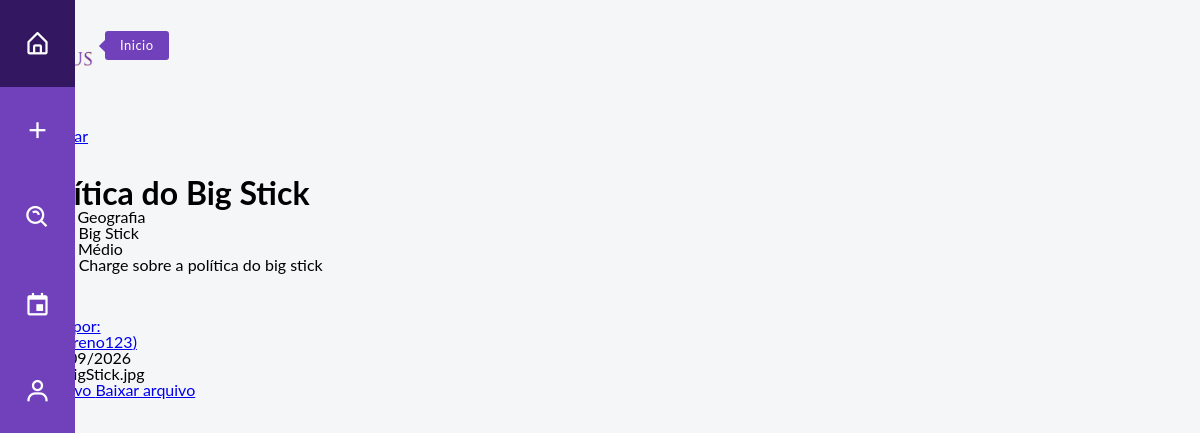
The page /front/material.php?id=3 on the database its author committed.
### tables this page shows
CREATE TABLE MATERIAL(
    ID_MATERIAL INT NOT NULL PRIMARY KEY AUTO_INCREMENT,
    COD_USU INT NOT NULL,
    COD_CONTEUDO INT NOT NULL,
    COD_NIVEL INT NOT NULL,
    TITULO_MATERIA VARCHAR(100) NOT NULL,
    CAMINHO_ARQUIVO VARCHAR(255) NOT NULL,
    NOME_ARQUIVO VARCHAR(255) NOT NULL,
    DATA_CAD DATETIME NOT NULL,
    STATUS_MATERIA VARCHAR(10) NOT NULL,
    DESCRICAO_MATERIA VARCHAR(300),

    FOREIGN KEY (COD_USU) REFERENCES USUARIO(ID_USU),
    FOREIGN KEY (COD_CONTEUDO) REFERENCES CONTEUDO(ID_CONTEUDO),
    FOREIGN KEY (COD_NIVEL) REFERENCES NIVEL_ENSINO(ID_NIVEL)
);

CREATE TABLE DISCIPLINA(
    ID_DISCI INT NOT NULL PRIMARY KEY AUTO_INCREMENT,
    NOME_DISCI VARCHAR(30) NOT NULL
);

CREATE TABLE CONTEUDO(
    ID_CONTEUDO INT NOT NULL PRIMARY KEY AUTO_INCREMENT,
    COD_DISCI INT NOT NULL,
    NOME_CONTEUDO VARCHAR(30),

    FOREIGN KEY (COD_DISCI) REFERENCES DISCIPLINA(ID_DISCI)
);

CREATE TABLE NIVEL_ENSINO(
    ID_NIVEL INT NOT NULL PRIMARY KEY AUTO_INCREMENT,
    NOME_NIVEL VARCHAR(30) NOT NULL
);

CREATE TABLE USUARIO(
    ID_USU INT NOT NULL PRIMARY KEY AUTO_INCREMENT,
    NOME_USU VARCHAR(50) NOT NULL,
    EMAIL_USU VARCHAR(60) NOT NULL,
    SENHA_USU VARCHAR(255) NOT NULL,
    USERNAME VARCHAR(20) NOT NULL,
    DESCRICAO_USU VARCHAR(200),
    FOTO_USU VARCHAR(255)
);

### front/material.php (the view, shortened to what this page needs)
<?php
include '../php/conexao.php';
$id_material = $_GET['id'] ?? '';
$sql = "SELECT MATERIAL.*, CONTEUDO.NOME_CONTEUDO, DISCIPLINA.NOME_DISCI,
            NIVEL_ENSINO.NOME_NIVEL, USUARIO.NOME_USU, USUARIO.USERNAME, USUARIO.FOTO_USU
        FROM MATERIAL
        INNER JOIN CONTEUDO ON MATERIAL.COD_CONTEUDO = CONTEUDO.ID_CONTEUDO
        INNER JOIN DISCIPLINA ON CONTEUDO.COD_DISCI = DISCIPLINA.ID_DISCI
        INNER JOIN NIVEL_ENSINO ON MATERIAL.COD_NIVEL = NIVEL_ENSINO.ID_NIVEL
        INNER JOIN USUARIO ON MATERIAL.COD_USU = USUARIO.ID_USU
        WHERE MATERIAL.ID_MATERIAL = ?";
$stmt = $conexao->prepare($sql);
$stmt->bind_param("i", $id_material);
$stmt->execute();
$resultado = $stmt->get_result();
$material = $resultado->fetch_assoc();
$acessoNegado = false;
?>
<!DOCTYPE html>
<html lang="pt-BR">
<head>
    <link rel="stylesheet" href="../css/navbar.css">
    <link href='https://unpkg.com/boxicons@2.1.4/css/boxicons.min.css' rel='stylesheet'>
    <link rel="stylesheet" href="../css/typeahead.css">
</head>
<body>
<nav class="sidebar-navigation">
    <ul>
        <li>
            <a href="../index.php">
                <i class="bx bx-home-alt"></i>
                <span class="tooltip">Inicio</span>
            </a>
        </li>
        <li>
            <a href="criar.php">
                <i class="bx bx-plus"></i>
            </a>
        </li>
        <li>
            <a href="pesquisar.php">
                <i class="bx bx-search-alt"></i>
            </a>
        </li>
        <li>
            <a href="planejamento.php">
                <i class="bx bx-calendar-event"></i>
            </a>
        </li>
        <li>
            <a href="perfil.php">
                <i class="bx bx-user"></i>
            </a>
        </li>
    </ul>
</nav>
<div class="topbar">
    <div class="logo">
    </div>
    <div class="user">
        <?php
        if(empty($_SESSION['id_usuario'])){
            $foto = '../img/user.webp';
            echo "<a href='logar.php'><img src='$foto' class='fotoPerfil'></a>";
            echo "<a href='logar.php'>Entrar</a>";
        }
        ?>
    </div>
</div>
<main class="area-material">
    <a href="javascript:history.back()" class="voltar">
    </a>
    <?php if(!$acessoNegado){ ?>
    <div class="material">
        <h1>
            <?php echo htmlspecialchars($material['TITULO_MATERIA']); ?>
        </h1>
        <p>
            <strong>Disciplina:</strong>
            <?php echo htmlspecialchars($material['NOME_DISCI']); ?>
        </p>
        <p>
            <strong>Conteúdo:</strong>
            <?php echo htmlspecialchars($material['NOME_CONTEUDO']); ?>
        </p>
        <p>
            <strong>Nível:</strong>
            <?php echo htmlspecialchars($material['NOME_NIVEL']); ?>
        </p>
        <?php if(!empty($material['DESCRICAO_MATERIA'])){ ?>
            <p>
                <strong>Descrição:</strong>
                <?php echo htmlspecialchars($material['DESCRICAO_MATERIA']); ?>
            </p>
        <?php } ?>
        <div class="autor-material">
            <a href="perfilUsuario.php?id=<?php echo $material['COD_USU']; ?>">
                <div>
                    <p>Publicado por:</p>
                    <p>
                        (@<?php echo htmlspecialchars($material['USERNAME']); ?>)
                    </p>
                </div>
            </a>
        </div>
        <p>
            <strong>Data:</strong>
            <?php echo date("d/m/Y", strtotime($material['DATA_CAD'])); ?>
        </p>
        <p>
            <strong>Arquivo:</strong>
            <?php echo htmlspecialchars($material['NOME_ARQUIVO']); ?>
        </p>
        <a
            href="../<?php echo htmlspecialchars($material['CAMINHO_ARQUIVO']); ?>"
            target="_blank"
        >
        </a>
        <a
            href="../<?php echo htmlspecialchars($material['CAMINHO_ARQUIVO']); ?>"
            download="<?php echo htmlspecialchars($material['NOME_ARQUIVO']); ?>"
        >
            Baixar arquivo
        </a>
    </div>
    <?php } ?>
</main>
</body>
</html>

### css/navbar.css (style rules this page uses)
.logo { display: flex; justify-content: left; align-items: left; padding: 20px 0; }
* { margin: 0; padding: 0; list-style: none; font-family: 'Lato', sans-serif; line-height: 1; }
body { background-color: #F5F6F8; }
.sidebar-navigation { position: fixed; top: 0; bottom: 0; left: 0; display: block; height: 100vh; min-height: 0; width: 75px; background-color: #7141bb; float: none; z-index: 10; }
.sidebar-navigation ul { text-align: center; color: white; }
.sidebar-navigation ul li { cursor: pointer; transition: all ease-out 120ms; }
.sidebar-navigation ul li a { display: block; width: 100%; padding: 30px 0; color: white; text-decoration: none; }
.sidebar-navigation ul li i { display: block; font-size: 27px; transition: all ease 450ms; }
.sidebar-navigation ul li .tooltip { display: inline-block; position: absolute; background-color: #7141bb; padding: 8px 15px; border-radius: 3px; margin-top: -26px; left: 105px; opacity: 0; visibility: hidden; font-size: 13px; letter-spacing: .5px; }
.sidebar-navigation ul li .tooltip:before { content: ''; display: block; position: absolute; left: -4px; top: 10px; transform: rotate(45deg); width: 10px; height: 10px; background-color: inherit; }

### rows shown on the page
material: TITULO_MATERIA "A política do Big Stick", disciplina.NOME_DISCI "Geografia", COD_CONTEUDO.NOME_CONTEUDO "Big Stick", COD_NIVEL.NOME_NIVEL "Ens. Médio", DESCRICAO_MATERIA "Charge sobre a política do big stick", COD_USU.USERNAME "breno123", DATA_CAD "22/09/2026", NOME_ARQUIVO "bigStick.jpg"
